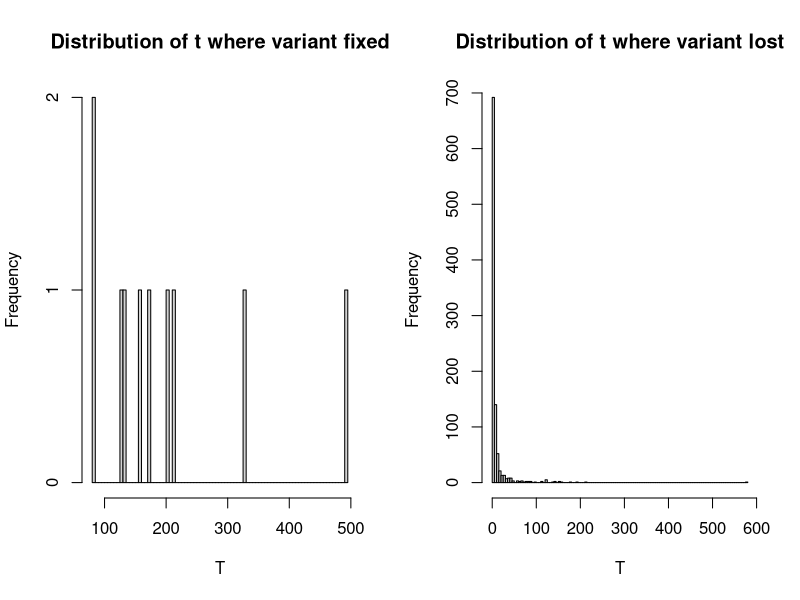
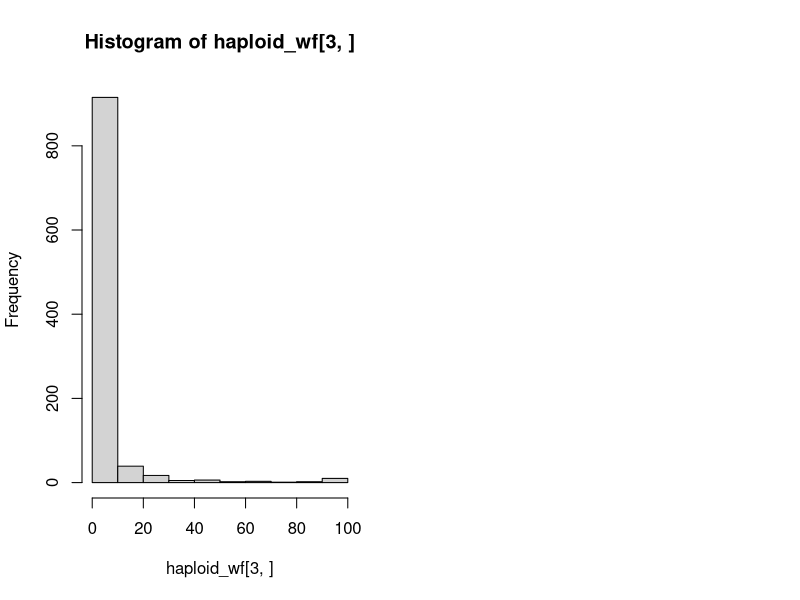
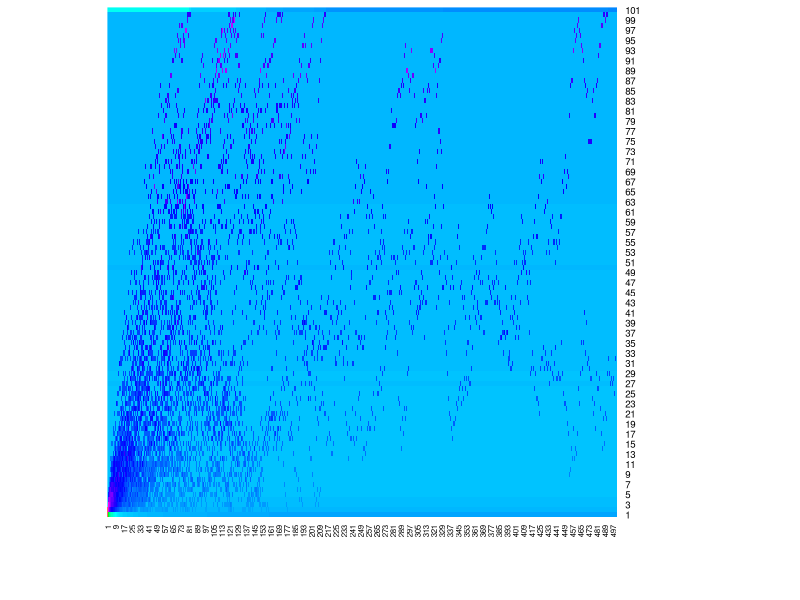

Write the R code that produced these figures, in order. (Note: this script raises an error after producing the figures.)
#### Population genetic analysis A1

## Question 1

#Build a wright fisher simulator
simulate_wf <- function(N, seed = 1, s = 0) {
  #Function to make reproducible Wright-Fisher simulator
  set.seed(seed)
  
  #Set up some storage
  c_nt <- data.frame(n = NA, t = 1:500)
  m_max <- 1
  n <- 1
  t <- 1
  
  #Run simulator until fixation or loss
  while (n %in% seq(1, N-1)) {
    
    #Store previous n
    if (t < 500) {c_nt$n[t] <- n}
    
    #Set probability (considering selection)
    p <- n/N
    binom_prob <- p*(1/(1*p + (1 - s)*(1 - p)))
    
    #Do binomial sim
    n_prime <- rbinom(N, 1, binom_prob)
    n <- sum(n_prime)
    
    #Update m_max
    if (n > m_max) {m_max <- n}
    
    #Update t
    t <- t + 1
    
  }
  
  #Ensure rest of ns in c_nt are the same as last value
  if (t < 500) {c_nt$n[t:500] <- n}
  
  return(c(n, t, m_max, c_nt$n))
}


haploid_wf <- sapply(1:1000, simulate_wf, N = 100, s = 0)

#Plot distribution of T where variant fixes and is lost - 
#Consider scaling by proportions
plot_fixed_not <- function(df) {
  fixed <- which(df[1,] == 100)
  
  if (length(fixed) > 0) {
    hist(df[2,fixed], main = 'Distribution of t where variant fixed', xlab = 'T', breaks = 100)
    hist(df[2,-fixed], main = 'Distribution of t where variant lost', xlab = 'T', breaks = 100)
  } else {
    hist(df[2,], main = 'Distribution of t where variant lost', xlab = 'T', breaks = 100)
  }
  
}
par(mfrow = c(1,2))
plot_fixed_not(haploid_wf)


#Plot distribution of m_max
hist(haploid_wf[3,])

#Heatmap plot
c_nt_map <- matrix(0, nrow = 100, ncol = 500)
haploid_wf_n <- haploid_wf[4:dim(haploid_wf)[1],]


make_heatmatrix <- function(df) {
  #Function to convert each column to matrix
  
  #Set up matrix
  c_nt_map <- matrix(0, nrow = 101, ncol = 500)
  
  #Loop over it to set squares
  for (index in 1:1000) {
    for (i in 1:500) {
      c_nt_map[df[i, index] + 1, i] <- c_nt_map[df[i, index] + 1, i] + 1
  
      }
  }
  
  c_nt_map
}

heat_matrix <- make_heatmatrix(haploid_wf_n)
heatmap(sqrt(heat_matrix), Colv = NA, Rowv = NA, scale = 'row', col = rainbow(256))


?heatmap
fig_tb <- as_tibble(heat_matrix)
colnames(fig_tb) <- c(1:500)
fig_tb  <- cbind(tibble(n = 0:100), fig_tb)
fig_tb  <- fig_tb[2:101,] %>% gather('t', 'count', -n)

ggplot(fig_tb, aes(y = n, x = t, fill=count)) + 
  geom_tile() + theme_minimal() + scale_fill_gradientn(colours = rainbow(5))
haploid_wf_df <- data.frame(n = as.vector(unlist(haploid_wf_n)), 
                           t = rep(1:500, times = 1000),
                           run = rep(1:1000, each = 500), 
                           fixed = rep(ifelse(haploid_wf[1,] > 0, T, F), each = 500))







plot_paths <- function(input, title = '') {
  #Function to plot paths of the drift
  
  #Take only rows with paths in (remove top few)
  input_n <- input[4:dim(input)[1],]
  
  #Set rownames
  t <- rownames(input_n) <- 1:500
  
  #Make plot
  plot(x=t, y=input_n[,1], type="l", ylim=c(1,100), col = ifelse(input[1,] > 0, 'green', 'red')[1], 
       xlab = 'T', ylab = 'n', main =  title)
  
  #Add the other lines
  for (i in 2:length(input_n[1,])) {
    lines(x=t ,y=input_n[,i], col = ifelse(input[1,] > 0, 'green', 'red')[i])
  }
  
}

par(mfrow = c(2,2))
plot_paths(diploid_wf_0.02_0)
plot_paths(diploid_wf_0.02_1)
plot_paths(diploid_wf_0.005_0)
plot_paths(diploid_wf_0.005_1)
plot_paths(haploid_wf, 'Haploid no selection')


## Make the colsum things
plot_sums <- function(input, title = '') {
  #Function to plot the distribution of the sums
  
  #Retreive bits we are interested in
  input_n <- input[4:dim(input)[1],]
  
  #Make matrix
  mat <- make_heatmatrix(input_n)
  
  #Get sums - could colour by which ones fixed? - or do a cumulative density plot?
  #plot(apply(mat[2:101,], 2, sum), type = 'l', log = 'y', xlab = 't', ylab = 'count', col = 'green')
  #lines(y = mat[1,], x = 1:length(mat[1,]), col = 'red')
  
  plot(x = 0:100, y = apply(mat, 1, sum), log = 'y')
  
  
}


#### Now repeat with selection
haploid_wf_neg0.02 <- sapply(1:1000, simulate_wf, N = 100, s = -0.02)
haploid_wf_neg0.005 <- sapply(1:1000, simulate_wf, N = 100, s = -0.005)
haploid_wf_0.02 <- sapply(1:1000, simulate_wf, N = 100, s = 0.02)
haploid_wf_0.005 <- sapply(1:1000, simulate_wf, N = 100, s = 0.005)

par(mfrow = c(1,2))
plot_fixed_not(haploid_wf_neg0.02)
plot_fixed_not(haploid_wf_neg0.005)
plot_fixed_not(haploid_wf_0.02)
plot_fixed_not(haploid_wf_0.005)

par(mfrow = c(2,2))
plot_paths(haploid_wf_neg0.02)
plot_paths(haploid_wf_neg0.005)
plot_paths(haploid_wf_0.02)
plot_paths(haploid_wf_0.005)



#### Now do diploid simulation
#Build a wright fisher simulator
simulate_diploid_wf <- function(N, seed = 1, s = 0, h = 0) {
  #Function to make reproducible Wright-Fisher simulator
  set.seed(seed)
  
  #Set up some storage
  c_nt <- data.frame(n = NA, t = 1:500)
  m_max <- 1
  n <- 1
  t <- 1
  
  #Run simulator until fixation or loss
  while (n %in% seq(1, N-1)) {
    
    #Store previous n
    if (t < 500) {c_nt$n[t] <- n}
    
    #Set probability (considering selection)
    p <- n/(2*N)
    
    numerator <- p^2 + p*(1 - p)*(1 - h*s)
    denominator <- p^2 + 2*p*(1 - p)*(1 - h*s) + (1 - p)^2 * (1 - s)
    binom_prob <- numerator/ denominator
    
    #Do binomial sim
    n_prime <- rbinom(2*N, 1, binom_prob)
    n <- sum(n_prime)
    
    #Update m_max
    if (n > m_max) {m_max <- n}
    
    #Update t
    t <- t + 1
    
  }
  
  #Ensure rest of ns in c_nt are the same as last value
  if (t < 500) {c_nt$n[t:500] <- n}
  
  return(c(n, t, m_max, c_nt$n))
}

#Make average path
weighted_heatmap <- heat_matrix
for (i in 0:100) {
  
  
}


### Question 3

#Set up some paramters
total_adults = 30923
HbAA = 25374
HbAS = 5482
HbSS = 67

#Calculate allele frequencies
freq_A = (HbAA*2 + HbAS)/(total_adults*2)
freq_S = (HbSS*2 + HbAS)/(total_adults*2)

#Calculate expected values if HWE = true
exp_AA = (freq_A^2)*total_adults
exp_AS = (2*freq_A*freq_S)*total_adults
exp_SS = (freq_S^2)*total_adults

#Make contingency table
chi_table <- as.table(rbind(c(HbAA, HbAS, HbSS), c(exp_AA, exp_AS, exp_SS)))

dimnames(chi_table) <- list(real = c("Real", "Expected"),
                    genotype = c("HbAA","HbAS", "HbSS"))

(Xsq <- chisq.test(chi_table))  # Prints test summary
Xsq$observed   # observed counts (same as M)
Xsq$expected   # expected counts under the null
Xsq$residuals  # Pearson residuals
Xsq$stdres     # standardized residuals

#3b
N = 40000

#Get birth numbers under HWE
born_AA = (freq_A^2)*N
born_AS = (2*freq_A*freq_S)*N
born_SS = (freq_S^2)*N

#Get genotype fitnesses
W_SS = (HbSS/born_SS)
W_AA = (HbAA/born_AA)/W_SS
W_AS = (HbAS/born_AS)/W_SS

W_SS = 1

#Calculate S and H
s = 1 - W_AA
h = (1 - W_AS)/s



#3b
N = 32000

#Get birth numbers under HWE
born_AA = (freq_A^2)*N
born_AS = (2*freq_A*freq_S)*N
born_SS = (freq_S^2)*N

#Get genotype fitnesses
W_SS = (HbSS/born_SS)
W_AA = (HbAA/born_AA)/W_SS
W_AS = (HbAS/born_AS)/W_SS

W_SS = 1

#Calculate S and H
s = 1 - W_AA
h = (1 - W_AS)/s


#### Question 4
calc_fixation <- function(f_ai,  N = 100) {
  #Function to calculate fixation probability
  
  numerator = 1 - exp(-2 * f_ai)
  denominator = 1 - exp(-2 * f_ai * N)
  
  numerator/denominator
}

range(calc_fixation(rexp(1000, 1/0.01)))



#Do gibbs sampling update and then track number of genes in state 1
simulate_population <- function(cycles, N = 100, genes = 1000, seed = 1, rate_change = 0) {
  #Function to do simulation
  
  #Set up a vector with the genes
  genotype <- rep(0, times = 1000)
  n1 <- rep(NA, times = cycles)
  
  #Make it reproducible
  set.seed(seed)
  
  #Set selection coefficients
  f_ais <- rexp(genes, 1/0.01)
  
  #Get fixation probabilities
  pi_p <- calc_fixation(f_ais)
  pi_p_df <- data.frame(lost = 1 - pi_p, fixed = pi_p)
  
  #Get reverse fixation probabilities
  pi_p_neg <- calc_fixation(-f_ais)
  pi_p_neg_df <- data.frame(lost = 1 - pi_p_neg, fixed = pi_p_neg)
  
  #Work through the simulation i times
  for (i in 1:cycles) {

    #Get outcomes
    ones <- which(genotype == 1)
    
    #Make new genotype
    new_genotype <- genotype
    
    #Allow random reversing of direction
    if (rpois(1, rate_change) > 0) {
      pi_p_neg_df_temp <- pi_p_neg_df
      pi_p_neg_df <- pi_p_df
      pi_p_df <- pi_p_neg_df_temp
      
    }
    
    #Sample according to fixation probabilities (different for pos and neg)
    if (length(ones) > 0) {
      
      #If some in both states sample
      new_genotype[-ones] <- apply(pi_p_df[-ones,], 1, sample, x = c(0, 1), size  =  1, replace = T)
      new_genotype[ones] <- apply(pi_p_neg_df[ones,], 1, sample, x = c(1, 0), size  =  1, replace = T)
    } else if (length(ones) == length(new_genotype)) {
      
      #If all ones
      new_genotype <- apply(pi_p_neg_df, 1, sample, x = c(1, 0), size  =  1, replace = T)
    } else {
      
      #If all zeros
      new_genotype <- apply(pi_p_df, 1, sample, x = c(0, 1), size  =  1, replace = T)
    }
    
    
    #Track statistics
    n1[i] <- sum(new_genotype)
    
    #Update the genotype
    genotype <- new_genotype
  }
  
  return(list(n1, genotype, f_ais))
  
}

n1_time <- simulate_population(100000, rate_change = 1e-4)[[1]]
plot(x = 1:length(n1_time), y = n1_time, type = 'l')

#Could plot a log odds ratio type curve (sigmoid curve?) for which ones end up as 1 and which as zero? 
#Also do this as proportions over time so track how often each is a 1 and which is a zero at equilibrium

#Should record when a switch occurs in terms of t,  so  that can plot that on the graphX









